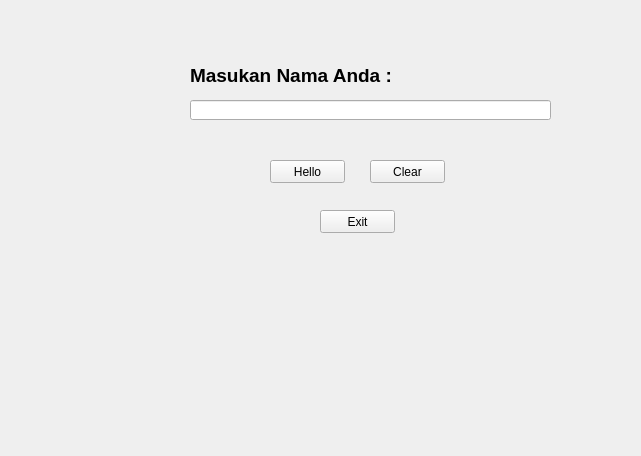
<?xml version="1.0" encoding="UTF-8"?>
<ui version="4.0">
 <class>Form</class>
 <widget class="QWidget" name="Form">
  <property name="geometry">
   <rect>
    <x>0</x>
    <y>0</y>
    <width>641</width>
    <height>456</height>
   </rect>
  </property>
  <property name="windowTitle">
   <string>Form</string>
  </property>
  <widget class="QLabel" name="label">
   <property name="geometry">
    <rect>
     <x>190</x>
     <y>60</y>
     <width>351</width>
     <height>31</height>
    </rect>
   </property>
   <property name="text">
    <string>&lt;html&gt;&lt;head/&gt;&lt;body&gt;&lt;p&gt;&lt;span style=&quot; font-size:14pt; font-weight:600;&quot;&gt;Masukan Nama Anda :&lt;/span&gt;&lt;/p&gt;&lt;/body&gt;&lt;/html&gt;</string>
   </property>
  </widget>
  <widget class="QLineEdit" name="NameEdit">
   <property name="geometry">
    <rect>
     <x>190</x>
     <y>100</y>
     <width>361</width>
     <height>20</height>
    </rect>
   </property>
  </widget>
  <widget class="QPushButton" name="Exit">
   <property name="geometry">
    <rect>
     <x>320</x>
     <y>210</y>
     <width>75</width>
     <height>23</height>
    </rect>
   </property>
   <property name="text">
    <string>Exit</string>
   </property>
  </widget>
  <widget class="QPushButton" name="Hello">
   <property name="geometry">
    <rect>
     <x>270</x>
     <y>160</y>
     <width>75</width>
     <height>23</height>
    </rect>
   </property>
   <property name="text">
    <string>Hello</string>
   </property>
  </widget>
  <widget class="QPushButton" name="pushButton_3">
   <property name="geometry">
    <rect>
     <x>370</x>
     <y>160</y>
     <width>75</width>
     <height>23</height>
    </rect>
   </property>
   <property name="text">
    <string>Clear</string>
   </property>
  </widget>
 </widget>
 <resources/>
 <connections>
  <connection>
   <sender>Exit</sender>
   <signal>clicked()</signal>
   <receiver>Form</receiver>
   <slot>close()</slot>
   <hints>
    <hint type="sourcelabel">
     <x>357</x>
     <y>221</y>
    </hint>
    <hint type="destinationlabel">
     <x>320</x>
     <y>227</y>
    </hint>
   </hints>
  </connection>
  <connection>
   <sender>pushButton_3</sender>
   <signal>clicked()</signal>
   <receiver>NameEdit</receiver>
   <slot>clear()</slot>
   <hints>
    <hint type="sourcelabel">
     <x>424</x>
     <y>168</y>
    </hint>
    <hint type="destinationlabel">
     <x>409</x>
     <y>113</y>
    </hint>
   </hints>
  </connection>
 </connections>
</ui>
